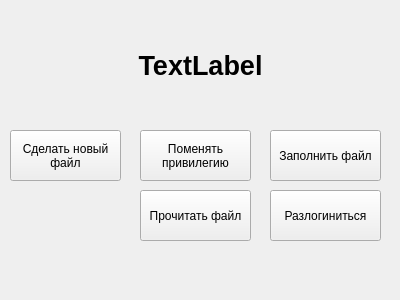
<?xml version="1.0" encoding="UTF-8"?>
<ui version="4.0">
 <class>adminPanelForm</class>
 <widget class="QWidget" name="adminPanelForm">
  <property name="geometry">
   <rect>
    <x>0</x>
    <y>0</y>
    <width>400</width>
    <height>300</height>
   </rect>
  </property>
  <property name="sizePolicy">
   <sizepolicy hsizetype="Fixed" vsizetype="Fixed">
    <horstretch>0</horstretch>
    <verstretch>0</verstretch>
   </sizepolicy>
  </property>
  <property name="maximumSize">
   <size>
    <width>400</width>
    <height>300</height>
   </size>
  </property>
  <property name="windowTitle">
   <string>adminPanelForm</string>
  </property>
  <widget class="QLabel" name="label_levelDisplay">
   <property name="geometry">
    <rect>
     <x>0</x>
     <y>10</y>
     <width>401</width>
     <height>111</height>
    </rect>
   </property>
   <property name="font">
    <font>
     <pointsize>20</pointsize>
     <weight>75</weight>
     <bold>true</bold>
    </font>
   </property>
   <property name="text">
    <string>TextLabel</string>
   </property>
   <property name="alignment">
    <set>Qt::AlignCenter</set>
   </property>
  </widget>
  <widget class="QPushButton" name="rightChangeButton">
   <property name="geometry">
    <rect>
     <x>140</x>
     <y>130</y>
     <width>111</width>
     <height>51</height>
    </rect>
   </property>
   <property name="text">
    <string>Поменять
привилегию</string>
   </property>
  </widget>
  <widget class="QPushButton" name="fileEditButton">
   <property name="geometry">
    <rect>
     <x>270</x>
     <y>130</y>
     <width>111</width>
     <height>51</height>
    </rect>
   </property>
   <property name="text">
    <string>Заполнить файл</string>
   </property>
  </widget>
  <widget class="QPushButton" name="fileCreateButton">
   <property name="geometry">
    <rect>
     <x>10</x>
     <y>130</y>
     <width>111</width>
     <height>51</height>
    </rect>
   </property>
   <property name="font">
    <font>
     <weight>50</weight>
     <bold>false</bold>
    </font>
   </property>
   <property name="acceptDrops">
    <bool>false</bool>
   </property>
   <property name="autoFillBackground">
    <bool>true</bool>
   </property>
   <property name="text">
    <string>Сделать новый
файл</string>
   </property>
   <property name="autoRepeat">
    <bool>true</bool>
   </property>
   <property name="autoExclusive">
    <bool>true</bool>
   </property>
  </widget>
  <widget class="QPushButton" name="logoutButton">
   <property name="geometry">
    <rect>
     <x>270</x>
     <y>190</y>
     <width>111</width>
     <height>51</height>
    </rect>
   </property>
   <property name="text">
    <string>Разлогиниться</string>
   </property>
  </widget>
  <widget class="QPushButton" name="readFileButton">
   <property name="geometry">
    <rect>
     <x>140</x>
     <y>190</y>
     <width>111</width>
     <height>51</height>
    </rect>
   </property>
   <property name="text">
    <string>Прочитать файл</string>
   </property>
  </widget>
 </widget>
 <resources/>
 <connections/>
</ui>
